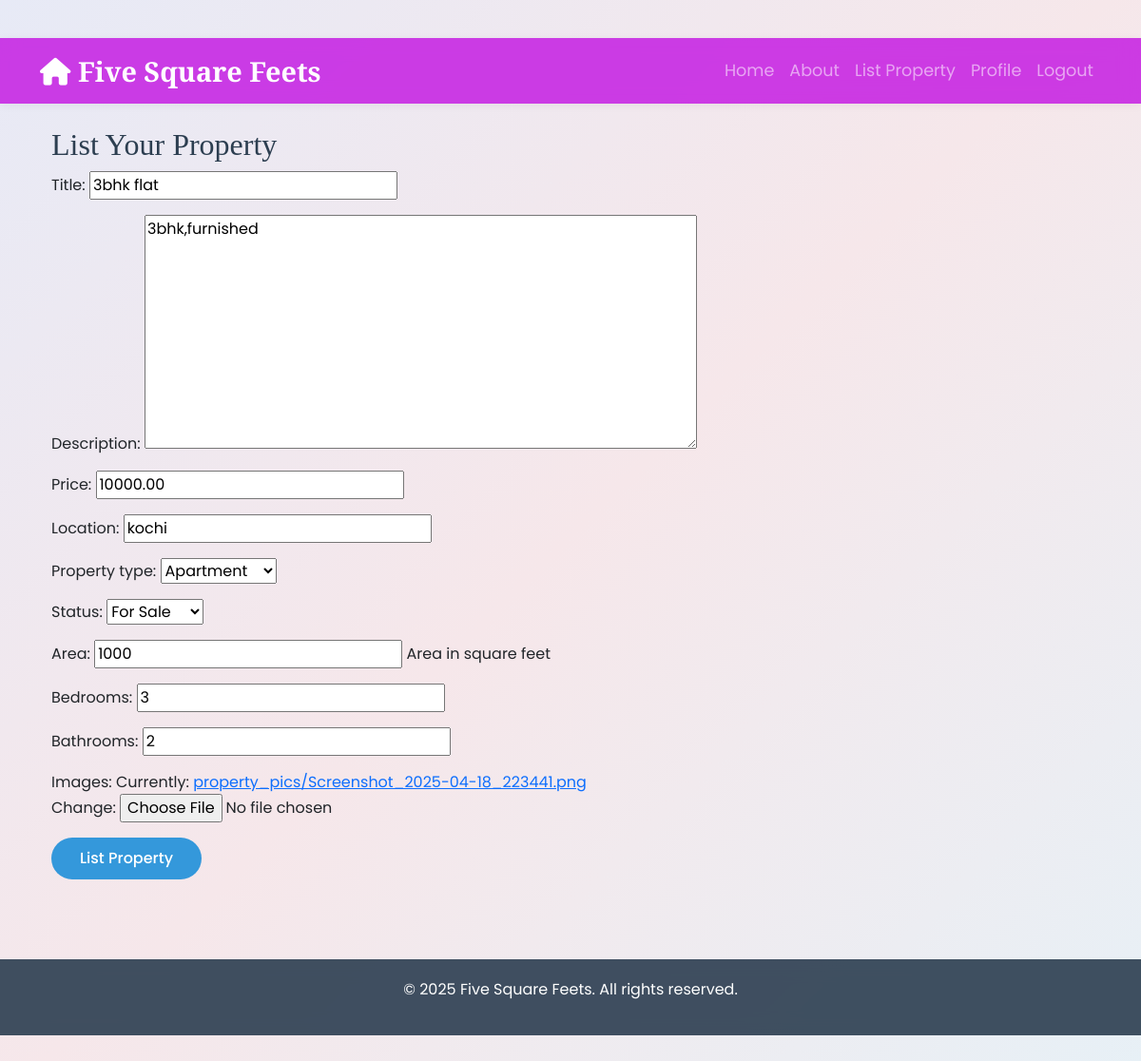
/property/1/update/ (signed in), run on the app's committed database.
### fivesquarefeets_django1/models.py (models this page shows, shortened)
class Property(models.Model):
    PROPERTY_TYPES = (
        ('house', 'House'),
        ('apartment', 'Apartment'),
        ('villa', 'Villa'),
        ('land', 'Land'),
        ('commercial', 'Commercial'),
    )
    STATUS_CHOICES = (
        ('sale', 'For Sale'),
        ('rent', 'For Rent'),
    )
    title = models.CharField(max_length=200)
    description = models.TextField()
    price = models.DecimalField(max_digits=10, decimal_places=2)
    location = models.CharField(max_length=200)
    property_type = models.CharField(max_length=20, choices=PROPERTY_TYPES)
    status = models.CharField(max_length=10, choices=STATUS_CHOICES)
    area = models.IntegerField(help_text="Area in square feet", default=0)  # Added default value
    bedrooms = models.IntegerField(default=0)
    bathrooms = models.IntegerField(default=0)
    images = models.ImageField(upload_to='property_pics')
    owner = models.ForeignKey(User, on_delete=models.CASCADE)
    created_at = models.DateTimeField(default=timezone.now)
    class Meta:
        verbose_name_plural = "Properties"

### fivesquarefeets_django1/views.py (the view)
# urls.py: path('property/<int:pk>/update/', views.property_update, name='property-update'),
@login_required
def property_update(request, pk):
    property = get_object_or_404(Property, pk=pk)
    if property.owner != request.user:
        messages.error(request, 'You are not authorized to update this property.')
        return redirect('property-detail', pk=pk)
    if request.method == 'POST':
        form = PropertyForm(request.POST, request.FILES, instance=property)
        if form.is_valid():
            form.save()
            messages.success(request, 'Your property has been updated!')
            return redirect('property-detail', pk=pk)
    else:
        form = PropertyForm(instance=property)
    return render(request, 'fivesquarefeets_django1/property_form.html', {
        'form': form,
        'title': 'Update Property'
    })

### fivesquarefeets_django1/forms.py
class PropertyForm(forms.ModelForm):
    class Meta:
        model = Property
        fields = ['title', 'description', 'price', 'location', 'property_type',
                 'status', 'area', 'bedrooms', 'bathrooms', 'images']

### templates/fivesquarefeets_django1/property_form.html (shortened to what this page needs)
{% extends "base.html" %}
{% block body_class %}property-form-bg{% endblock %}
{% block content %}
<div class="container">
    <h2>List Your Property</h2>
    <form method="POST" enctype="multipart/form-data">
        {{ form.as_p }}
        <button type="submit" class="btn btn-primary">List Property</button>
    </form>
</div>
{% endblock content %}

### static/css/style.css (style rules this page uses)
:root { --primary-font: 'Poppins', sans-serif; --heading-font: 'Playfair Display', serif; }
body { font-family: var(--primary-font); min-height: 100vh; transition: all 0.3s ease; }
.property-form-bg { background: linear-gradient(135deg, #DCD0FF, #F0E6FF, #E6E6FA); }
h1, h2, h3, h4, h5 { font-family: var(--heading-font); color: #2c3e50; }
.btn { border-radius: 25px; padding: 8px 20px; transition: all 0.3s ease; font-weight: 500; }
.card, .btn, .alert { animation: fadeIn 0.5s ease; }
.property-form-bg { background: linear-gradient(135deg, #e7eaf6, #f6e7ea, #e7f0f6); min-height: 100vh; padding: 40px 0; }
.container { position: relative; z-index: 1; }
.btn-primary { background: #3498db; border: none; padding: 10px 30px; font-weight: 500; }

### data on the page
Property: title "3bhk flat", description "3bhk,furnished", price "10000.00", location "kochi", property_type "Apartment", status "For Sale", area "1000", bedrooms "3", bathrooms "2"
